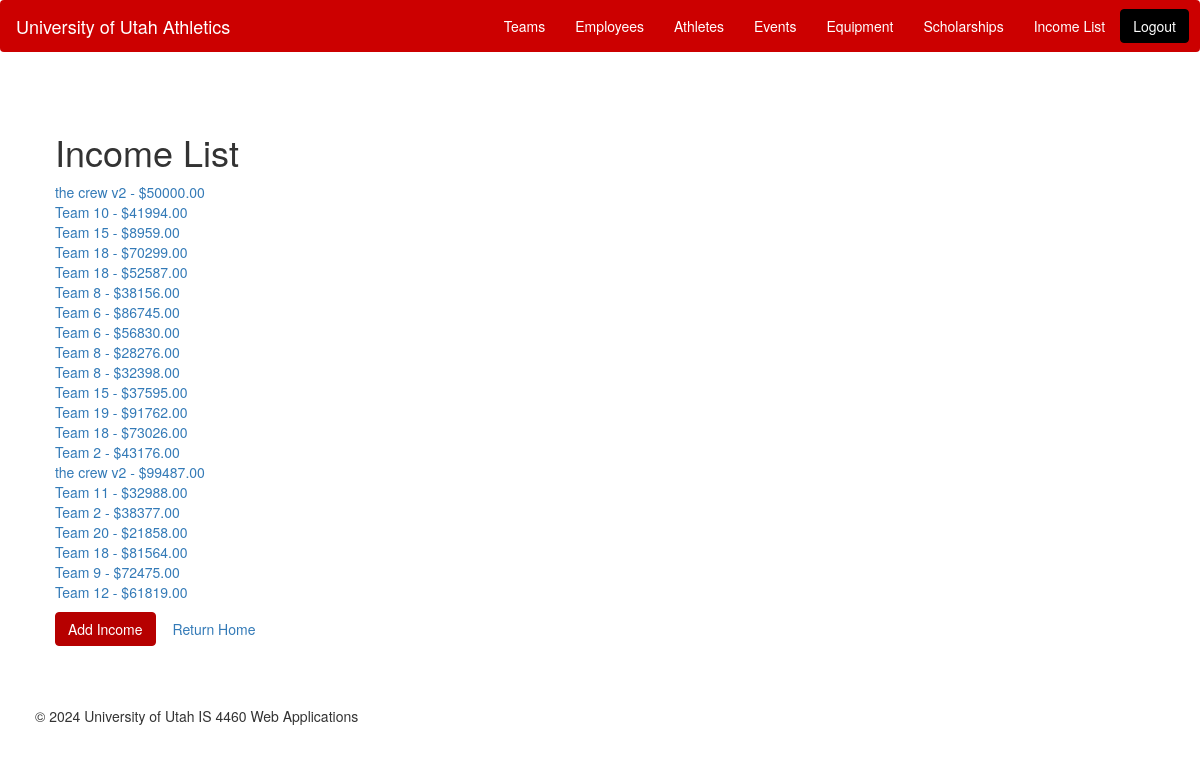
/athletics/income/list/, run on an earlier commit of the app's database.
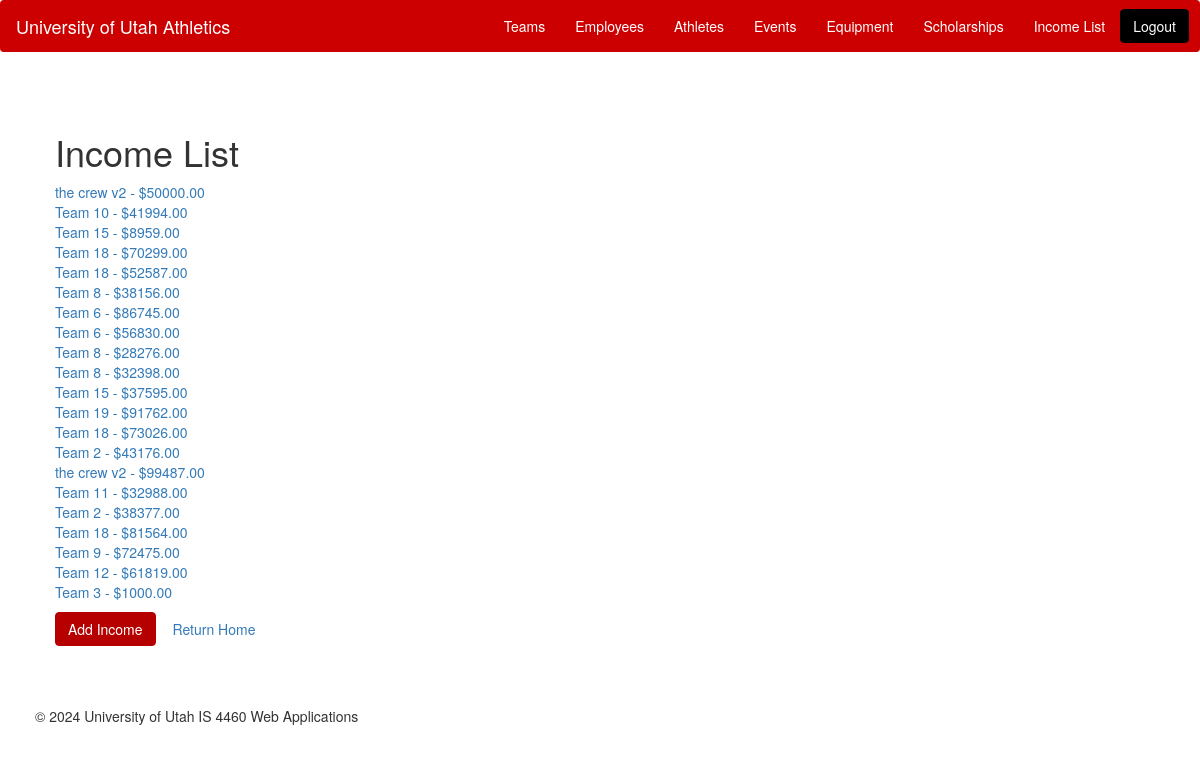
And on a later commit of the database.
### athletics/models.py (models this page shows)
class Income(models.Model):
    income_type_choices = [
        ('DN', 'Donation'),
        ('GR', 'Grant'),
        ('FN', 'Fundraiser'),
    ]
    income_id=models.AutoField(primary_key=True)
    team = models.ForeignKey(Team, on_delete=models.CASCADE)
    type = models.CharField(max_length=15, choices=income_type_choices)
    amount = models.DecimalField(max_digits=10, decimal_places=2)
    date_recorded = models.DateField()

class Team(models.Model):
    team_id = models.AutoField(primary_key=True)
    team_name = models.CharField(max_length=100)
    type = models.CharField(max_length=50)
    email = models.CharField(max_length=50)
    established_date = models.DateField()
    employees = models.ManyToManyField('Employee', related_name='teams_associated', blank=True)
    def __str__(self):
        return self.team_name

### athletics/views.py (the view)
# urls.py: path('income/list/', views.IncomeList.as_view(), name='income-list'),
class IncomeList(ListView):
    model = Income
    template_name = 'income_list.html'
    context_object_name = 'incomes'

### athletics/templates/income_list.html (shortened to what this page needs)
{% extends 'base.html' %}
{% block content %}
<div class="container">
    <div class="row">
        <div class="col-md-6 offset-md-3">
            <h1 class="mt-4">Income List</h1>
            <ul class="list-unstyled">
                {% for income in incomes %}
                    <li><a href="{% url 'income-details' income.pk %}">{{ income.team }} - ${{ income.amount }}</a></li>
                {% endfor %}
            </ul>
            <a href="/athletics/income/add/" class="btn btn-primary">Add Income</a>
            <a href="/athletics/home/" class="btn btn-secondary">Return Home</a>
        </div>
    </div>
</div>
{% endblock %}

What changed in the data, as far as the page shows it:
removed Income: team "Team 20", amount "21858.00"
added Income: team "Team 3", amount "1000.00"
